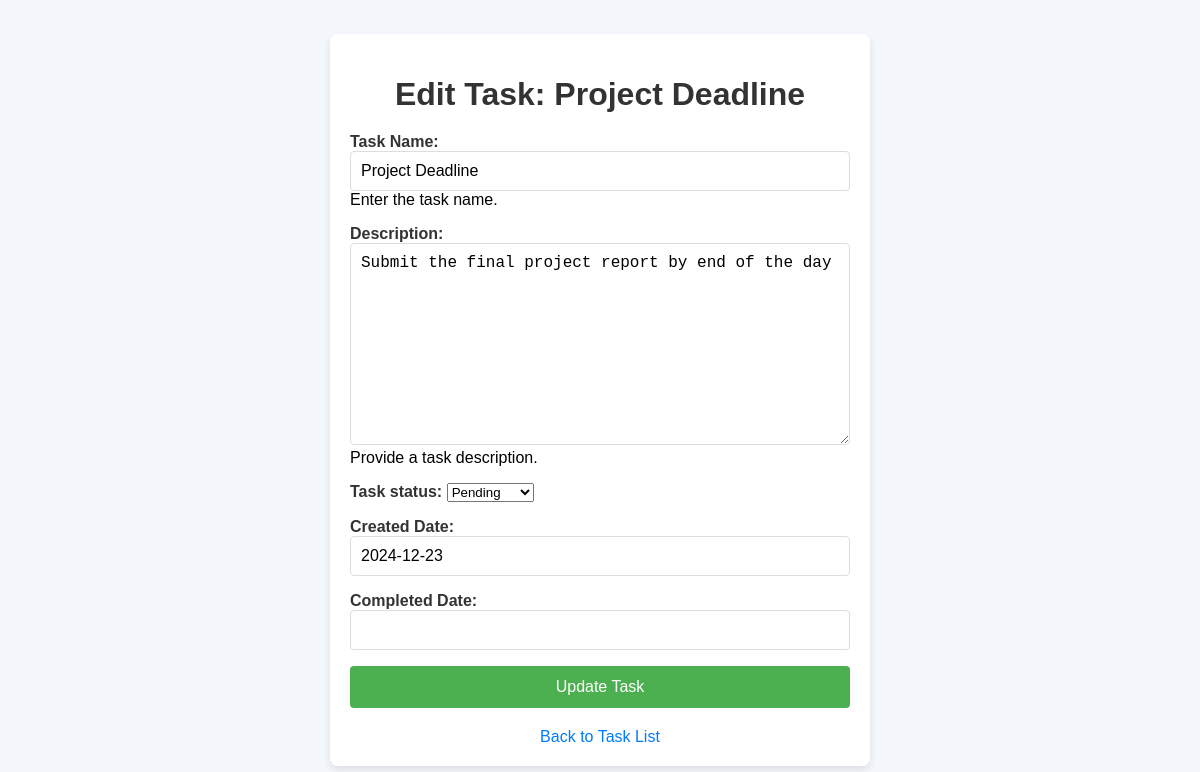
Page /edit/4/ on the committed database.
### task/models.py (models this page shows, shortened)
class Task(models.Model):
    STATUS_PENDING = 'pending'
    STATUS_COMPLETED = 'completed'
    STATUS_CHOICES = [
        (STATUS_PENDING, 'Pending'),
        (STATUS_COMPLETED, 'Completed'),
    ]
    task_name = models.CharField(max_length=50, verbose_name='Task Name', help_text='Enter the task name.')
    task_description = models.TextField(max_length=500, verbose_name='Description', help_text='Provide a task description.')
    task_status = models.CharField(max_length=10, choices=STATUS_CHOICES, default=STATUS_PENDING)
    task_created = models.DateField(default=date.today, verbose_name='Created Date')
    task_completed = models.DateField(null=True, blank=True, verbose_name='Completed Date')
    class Meta:
        verbose_name = "Task"
        verbose_name_plural = "Tasks"
        ordering = ['-task_created']

### task/views.py (the view)
# urls.py: path('edit/<int:task_id>/', views.edit_Task, name='task_edit'),
def edit_Task(request, task_id):
    task = get_object_or_404(Task, pk=task_id)
    if request.method == 'POST':
        form = TaskForm(request.POST, instance=task)
        if form.is_valid():
            form.save()
            messages.success(request, 'Task updated successfully!')
            return redirect('task:task_list')
        else:
            messages.error(request, 'There was an error with the form.')
    else:
        form = TaskForm(instance=task)
    return render(request, 'edit_task.html', {'form': form, 'task': task})

### task/forms.py
class TaskForm(forms.ModelForm):
    class Meta:
        model = Task
        fields = ['task_name', 'task_description', 'task_status', 'task_created', 'task_completed']

### task/templates/edit_task.html (shortened to what this page needs)
<!DOCTYPE html>
<html lang="en">
<head>
</head>
<body>
    <div class="container">
        <h1>Edit Task: {{ task.task_name }}</h1>
        <form method="post">
            {{ form.as_p }}
            <button type="submit">Update Task</button>
        </form>
        <div class="back-link">
            <a href="{% url 'task:task_list' %}">Back to Task List</a>
        </div>
    </div>
</body>
</html>

### task/templates/edit_task.html (style rules this page uses)
body { font-family: Arial, sans-serif; background-color: #f4f7fc; margin: 0; padding: 0; display: flex; justify-content: center; align-items: center; height: 100vh; }
.container { background-color: #ffffff; border-radius: 8px; box-shadow: 0 4px 8px rgba(0, 0, 0, 0.1); padding: 20px; width: 100%; max-width: 500px; }
h1 { text-align: center; color: #333; margin-bottom: 20px; }
label { font-weight: bold; color: #333; }
input[type="text"], input[type="datetime-local"], textarea { width: 100%; padding: 10px; border: 1px solid #ddd; border-radius: 4px; font-size: 16px; box-sizing: border-box; }
button { background-color: #4CAF50; color: white; padding: 12px 20px; border: none; border-radius: 4px; font-size: 16px; cursor: pointer; width: 100%; }
.back-link { display: block; text-align: center; margin-top: 20px; }
.back-link a { color: #007bff; text-decoration: none; font-size: 16px; }

### rows in the picture
Task: task_name "Project Deadline", task_description "Submit the final project report by end of the day", task_status "Pending", task_created "2024-12-23"
